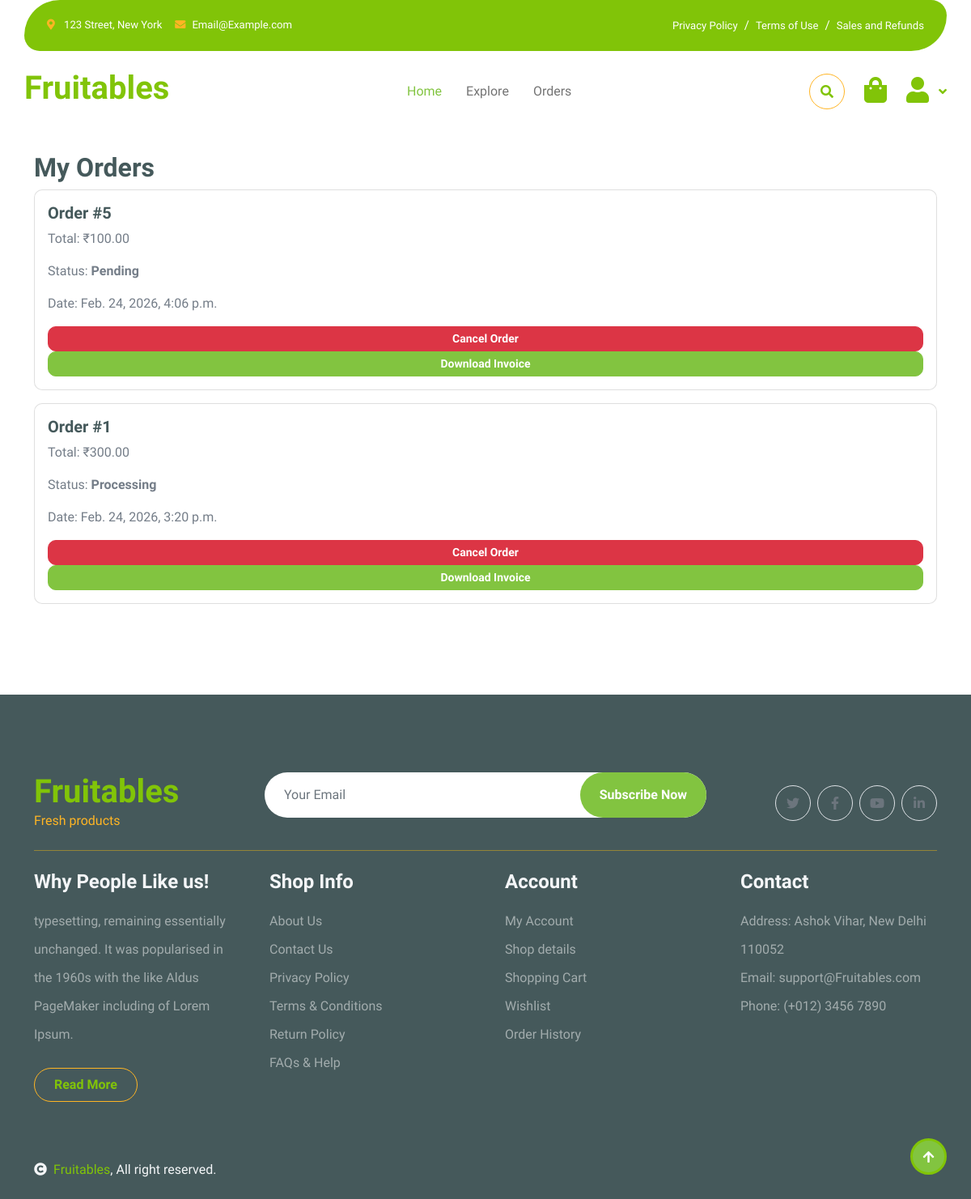
The page /orders/ (signed in) on the database as committed earlier.
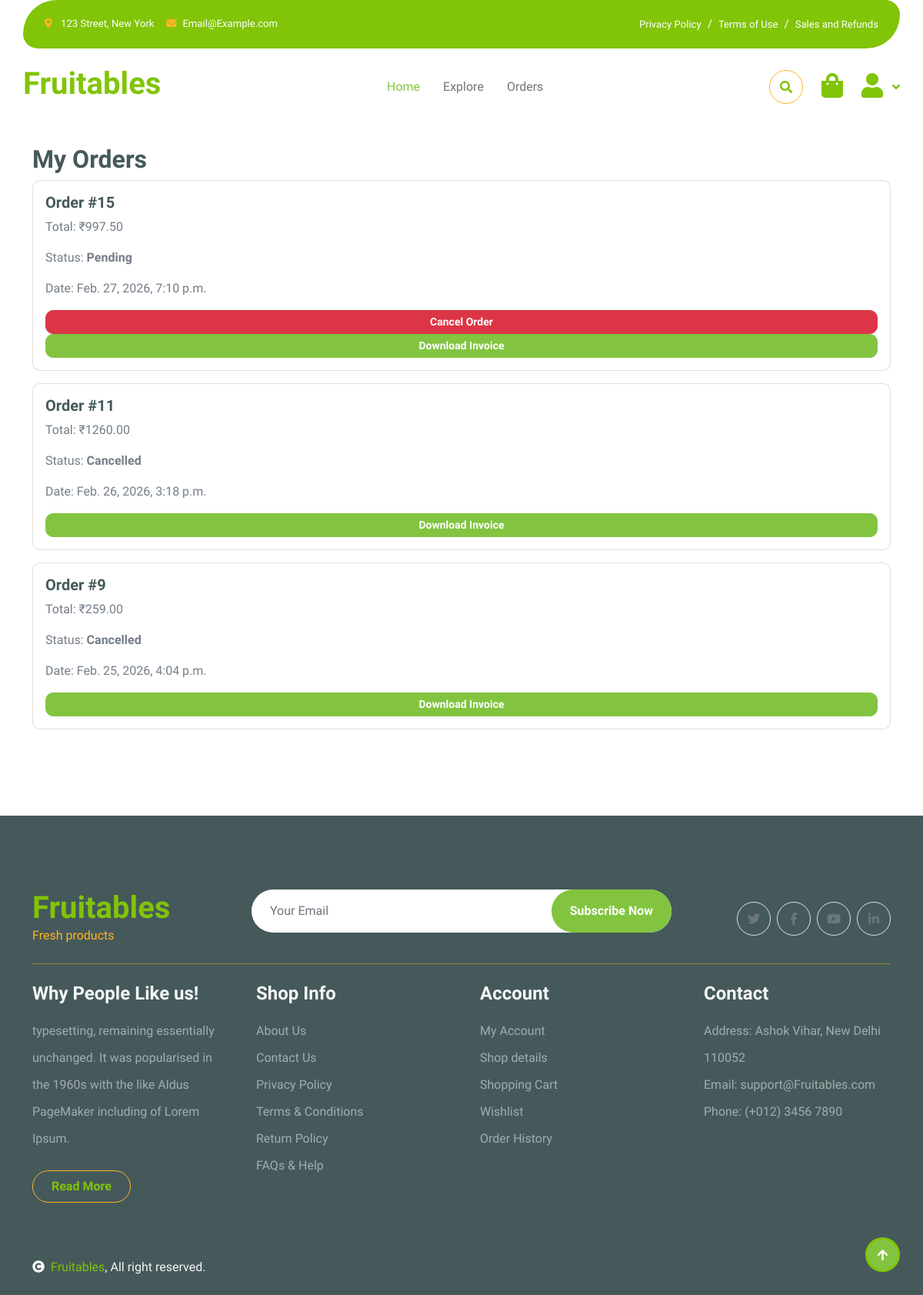
The same page on the database as committed later.
### shop/models.py (models this page shows, shortened)
class Order(models.Model):
    STATUS_CHOICES = (
        ('Pending', 'Pending'),
        ('Processing', 'Processing'),
        ('Shipped', 'Shipped'),
        ('Delivered', 'Delivered'),
        ('Cancelled', 'Cancelled'),
    )
    user = models.ForeignKey(User, on_delete=models.CASCADE)
    first_name = models.CharField(max_length=200)
    last_name = models.CharField(max_length=200)
    company = models.CharField(max_length=200, blank=True, null=True)
    address = models.TextField()
    city = models.CharField(max_length=200)
    country = models.CharField(max_length=200)
    zipcode = models.CharField(max_length=20)
    mobile = models.CharField(max_length=20)
    email = models.EmailField()
    order_note = models.TextField(blank=True, null=True)
    payment_method = models.CharField(max_length=100)
    total_amount = models.DecimalField(max_digits=10, decimal_places=2)
    status = models.CharField(max_length=50, choices=STATUS_CHOICES, default='Pending')
    created_at = models.DateTimeField(auto_now_add=True)
    delivered_at = models.DateTimeField(null=True, blank=True)
    subtotal = models.DecimalField(max_digits=10, decimal_places=2, default=0)
    coupon_code = models.CharField(max_length=50, null=True, blank=True)
    discount_amount = models.DecimalField(max_digits=10, decimal_places=2, default=0)
    gst_amount = models.DecimalField(max_digits=10, decimal_places=2, default=0)
    delivery_charge = models.DecimalField(max_digits=10, decimal_places=2, default=0)
    gst_percent = models.DecimalField(max_digits=5, decimal_places=2, default=0)
    discount_percent = models.DecimalField(max_digits=5, decimal_places=2, default=0)
    return_requested = models.BooleanField(default=False)
    replace_requested = models.BooleanField(default=False)
    return_approved = models.BooleanField(default=False)
    replace_approved = models.BooleanField(default=False)

### shop/views.py (the view)
# urls.py: path('orders/', views.order_history, name='order_history'),
@login_required
def order_history(request):
    orders = Order.objects.filter(user=request.user).order_by("-created_at")
    return render(request, "shop/order_history.html", {"orders": orders})

### shop/templates/shop/order_history.html
{% extends 'shop/base.html' %}
{% block content %}
<div style="margin-top: 140px;">
    <div class="container py-5">
        <h2>My Orders</h2>
        {% for order in orders %}
        <div class="card mb-3 p-3">
            <h5>Order #{{ order.id }}</h5>
            <p>Total: ₹{{ order.total_amount }}</p>
            <p>Status: <strong>{{ order.status }}</strong></p>
            <p>Date: {{ order.created_at }}</p>
            {% if order.status == "Pending" or order.status == "Processing" %}
            <a href="{% url 'cancel_order' order.id %}" class="btn btn-danger btn-sm">
            Cancel Order
            </a>
            {% endif %}
            <a href="{% url 'generate_invoice' order.id %}"
            class="btn btn-sm btn-primary">
            Download Invoice
            </a>
        </div>
        {% empty %}
        <p>No orders yet.</p>
        {% endfor %}
    </div>
</div>
{% endblock %}

Rows that differ between the two databases and show on the page:
removed Order: id "5", total_amount "100.00", status "Pending", created_at "Feb. 24, 2026, 4:06 p.m.", shows "Cancel Order"
removed Order: id "1", total_amount "300.00", status "Processing", created_at "Feb. 24, 2026, 3:20 p.m.", shows "Cancel Order"
added Order: id "15", total_amount "997.50", status "Pending", created_at "Feb. 27, 2026, 7:10 p.m.", shows "Cancel Order"
added Order: id "11", total_amount "1260.00", status "Cancelled", created_at "Feb. 26, 2026, 3:18 p.m."
added Order: id "9", total_amount "259.00", status "Cancelled", created_at "Feb. 25, 2026, 4:04 p.m."
